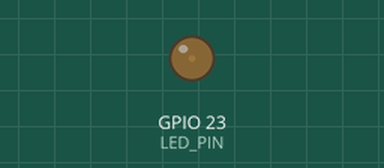
Recording of a sketch running on a simulated ESP32. Shown: output pins drawn as LEDs (lit = HIGH).

Above: at 0.05 s.
At 1.05 s:
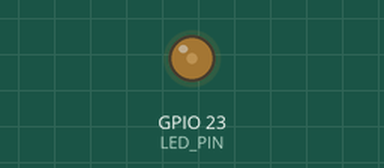
At 1.55 s:
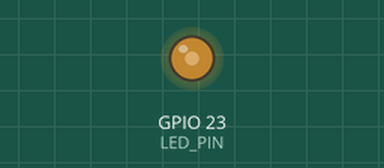
At 2.5 s:
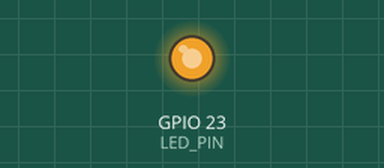
Timing chart, 0 to 5.8 s (numbered marks = the images above):
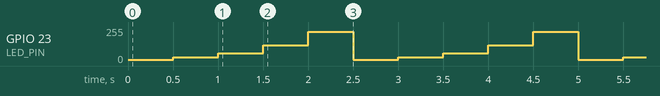

The sketch:

ledPWM.ino
```cpp
#define LED_PIN 23
const int channel = 0;
const int frequency = 1000;
const int resolution = 8;

int brightness[5] = {10,30,60,120,220};
byte b = 0;

int wait = 500;

void setup() {
  ledcSetup(channel,frequency,resolution);
  ledcAttachPin(LED_PIN,channel);
} // END setup()

void loop() {
  ledcWrite(channel, brightness[b]);

  delay(wait);

  b++;
  if(b > 4){b=0; }

} // END loop()
```

Measured:
- by itself, GPIO 23 (LED_PIN): repeats every 2.5 s: 30/255 0.50 s, 60/255 0.50 s, 120/255 0.50 s, 219/255 0.50 s, 10/255 0.50 s
